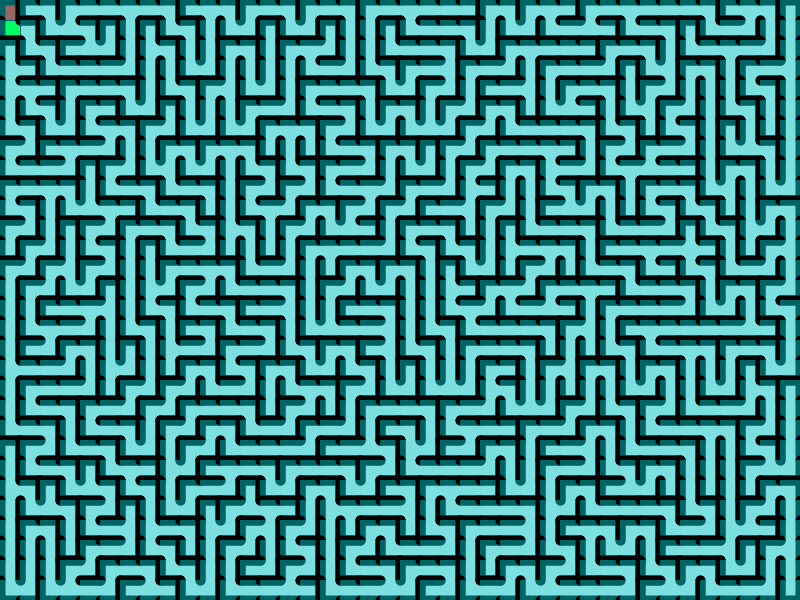
Frame 1 (no input)
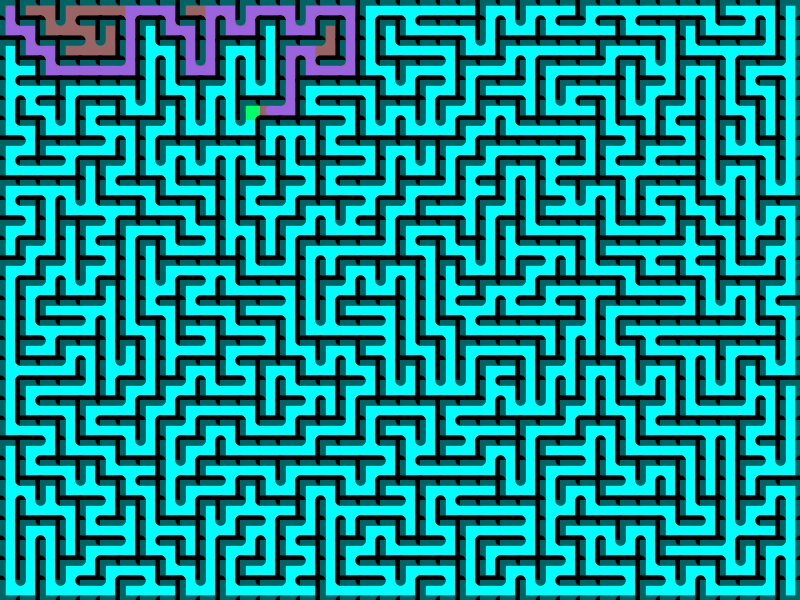
Frame 60 (the mouse pressed at the canvas centre just before this capture)
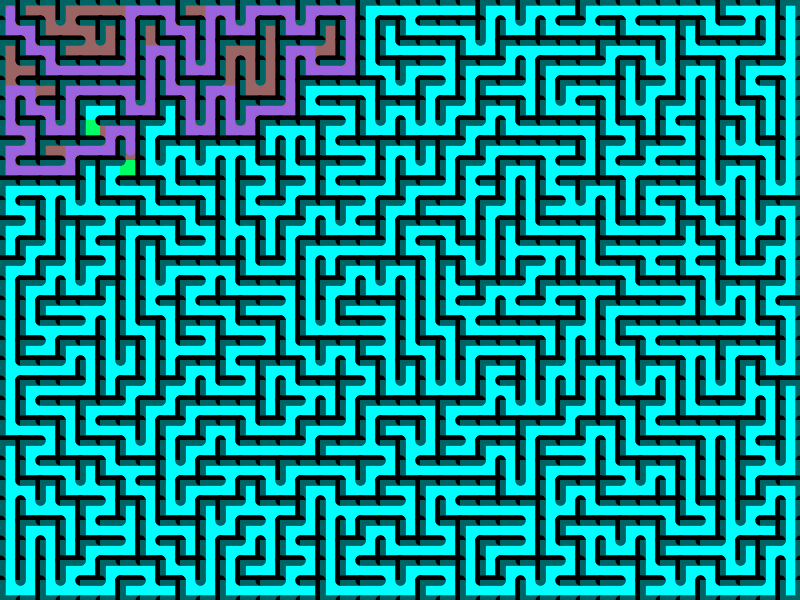
Frame 120 (the mouse held since frame 60 and released just before this capture)

The Processing sketch that drew these frames (run headless with seeded random() and noise(); from frame 60 on, the mouse is pressed at the canvas centre):

// Processing sketch: mazeGeneration_Solving
// ── mazeGeneration_Solving.pde
int cols, rows;
int scl = 20;

ArrayList<Cell> stack;

Cell[] cellGrid;

// Open and closed set
ArrayList<Spot> openSet = new ArrayList<Spot>();
ArrayList<Spot> closedSet = new ArrayList<Spot>();

// Start and end
Spot start;
Spot end;
Spot current;

// The road taken
ArrayList<Spot> path = new ArrayList<Spot>();
Spot[][] grid;


void setup() {
  size(800, 600);
  cols = (width/scl);
  rows = (height/scl);
  
  cellGrid = new Cell[cols * rows];
  grid = new Spot[cols][rows];
  stack = new ArrayList<Cell>();
  
  for (int j = 0; j < rows; j++) {
    for (int i = 0; i < cols; i++) {
      cellGrid[i + j*cols] = new Cell(i, j); 
      grid[i][j] = new Spot(i, j);
    }
  }
  
  Cell current = cellGrid[0];
  
  do {  
    current.visited = true;
    
    Cell next = current.checkNeighbors();  
    if (next != current) {
      stack.add(current);
      
      removeWalls(current, next);
      current = next;
    } else if (stack.size() > 0) {
      current = stack.get(stack.size()-1);
      stack.remove(stack.size()-1);
    }
  } while (stack.size() != 0);
  
    
  // All the neighbors
  for (int i = 0; i < cols; i++) {
    for (int j = 0; j < rows; j++) {
      grid[i][j].addNeighbors(i, j);
    }
  }

  // Start and end
  start = grid[0][0];
  end = grid[cols - 1][rows - 1];

  // openSet starts with beginning only
  openSet.add(start);
}

void draw() {    
  // Am I still searching?
  if (openSet.size() > 0) {

    // Best next option
    int winner = 0;
    for (int i = 0; i < openSet.size(); i++) {
      if (openSet.get(i).f < openSet.get(winner).f) {
        winner = i;
      }
    }
    current = openSet.get(winner);
    
    // Did I finish?
    if (current == end) {
      noLoop();
      println("DONE!");
    }

    // Best option moves from openSet to closedSet
    //openSet = removeFromArray(openSet, current);
    openSet.remove(current);
    closedSet.add(current);

    // Check all the neighbors
    ArrayList<Spot> neighbors = current.neighbors;
    for (int i = 0; i < neighbors.size(); i++) {
      Spot neighbor = neighbors.get(i);

      // Valid next spot?
      if (!closedSet.contains(neighbor)) {
        float tempG = current.g + heuristic(neighbor, current);

        // Is this a better path than before?
        boolean newPath = false;
        if (openSet.contains(neighbor)) {
          if (tempG < neighbor.g) {
            neighbor.g = tempG;
            newPath = true;
          }
        } else {
          neighbor.g = tempG;
          newPath = true;
          openSet.add(neighbor);
        }

        // Yes, it's a better path
        if (newPath) {
          neighbor.heuristic = heuristic(neighbor, end);
          neighbor.f = neighbor.g + neighbor.heuristic; //A*
          //neighbor.f = neighbor.g;                    //djikstra
          neighbor.previous = current;
        }
      }
    }
  } else {
    // Uh oh, no solution
    println("no solution");
    noLoop();
    return;
  }

  for (int i = 0; i < closedSet.size(); i++) {
    closedSet.get(i).show(color(255, 0, 0));
  }

  for (int i = 0; i < openSet.size(); i++) {
    openSet.get(i).show(color(0, 255, 0));
  }

  // Find the path by working backwards
  ArrayList<Spot> path = new ArrayList<Spot>();
  Spot temp = current;
  path.add(temp);
  while (temp.previous != null) {
    path.add(temp.previous);
    temp = temp.previous;
  }

  // Drawing path as continuous line
  noFill();
  stroke(255, 0, 200);
  strokeWeight(scl / 2);
  beginShape();
  for (int i = 0; i < path.size(); i++) {
    vertex(path.get(i).i * scl + scl / 2, path.get(i).j * scl + scl / 2);
  }
  endShape();
  
  for (int i = 0; i < cellGrid.length; i++) {
    cellGrid[i].show();
  }
}

// ── a_star_pathfinding.pde
//import java.util.*;

// An object to describe a spot in the grid
class Spot {
  int i, j;
  // f, g, and h values for A*
  float f = 0;
  float g = 0;
  float heuristic = 0;
  
  // Neighbors
  ArrayList<Spot> neighbors = new ArrayList<Spot>();

  // Where did I come from?
  Spot previous = null;
  
  Spot(int i_, int j_) {
    // Location
    i = i_;
    j = j_;
  }
  
  void show(color col) {
    fill(col);
    rect(i * scl, j * scl, scl, scl);
  }

  // Figure out who my neighbors are
  void addNeighbors(int i, int j) {
    Cell current = cellGrid[i+j*width/scl];
    if (i < cols - 1 && current.right == false) {
      neighbors.add(grid[i + 1][j]);
    }
    if (i > 0 && current.left == false) {
      neighbors.add(grid[i - 1][j]);
    }
    if (j < rows - 1 && current.bottom == false) {
      neighbors.add(grid[i][j + 1]);
    }
    if (j > 0 && current.top == false) {
      neighbors.add(grid[i][j - 1]);
    }
  }
}

float heuristic(Spot a, Spot b) {
  float d = dist(a.i, a.j, b.i, b.j);
  return d;
}

// ── cell_class.pde
class Cell {
  int i, j;
  boolean visited;
  boolean top, right, bottom, left;
  
  Cell(int x, int y) {
    i = x;
    j = y;
    top = true;
    right = true;
    bottom = true;
    left = true;
    visited = false;
  }
  
  void highlight() {
    int x = i*scl;
    int y = j*scl;
    noStroke();
    fill(0, 255, 0, 50);
    rect(x, y, scl, scl);
  }
  
  Cell checkNeighbors() {
    ArrayList<Cell> neighbors = new ArrayList<Cell>();
    if (index(i, j-1) != -1) {
      Cell top = cellGrid[index(i, j-1)]; 
      if (top.visited == false) {
        neighbors.add(top);
      }
    }
    if (index(i+1, j) != -1) {
      Cell right = cellGrid[index(i+1, j)];
      if (right.visited == false) {
        neighbors.add(right);
      }
    }  
    if (index(i, j+1) != -1) {
      Cell bottom = cellGrid[index(i, j+1)];
      if (bottom.visited == false) {
        neighbors.add(bottom);
      }
    }
    if (index(i-1, j) != -1) {
      Cell left = cellGrid[index(i-1, j)];    
      if (left.visited == false) {
        neighbors.add(left);
      }
    }
    
    if (neighbors.size() > 0) {
      int r = floor(random(neighbors.size()));
      return neighbors.get(r);
    } else {
      return cellGrid[index(i, j)];
    }
  }
  
  void show() {
    int x = i*scl;
    int y = j*scl;
    
    stroke(0);
    if (top == true)    {line(x,     y,     x+scl, y);}
    if (right == true)  {line(x+scl, y,     x+scl, y+scl);}
    if (bottom == true) {line(x,     y+scl, x+scl, y+scl);}
    if (left == true)   {line(x,     y,     x,     y+scl);}
    
    if (visited == true) {
      fill(0, 255, 255, 100);
      noStroke();
      rect(x, y, scl, scl);
    }
  }
}

void removeWalls(Cell a, Cell b) {
  int x = a.i - b.i;
  int y = a.j - b.j;
  
  if (x == 1) {
    a.left = false;
    b.right = false;
  } else if (x == -1) {
    a.right = false;
    b.left = false;
  }
  if (y == 1) {
    a.top = false;
    b.bottom = false;
  } else if (y == -1) {
    a.bottom = false;
    b.top = false;
  }
}

int index(int i, int j) {
  if (i < 0 || j < 0 || i > cols-1 || j > rows-1) {
    return -1;
  }
  return i + j*width/scl;
}
